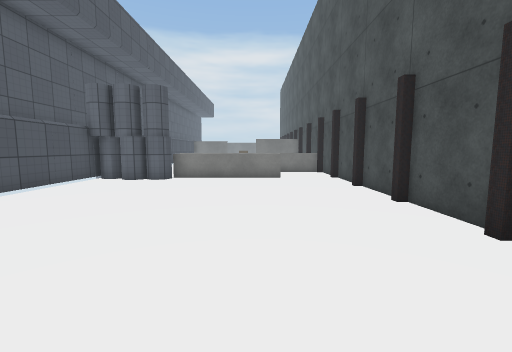
view 1 (above)

13 first-person views from a walk through a Unity game level. The camera is 1.2 m above the floor, tilts 6° down and sees 90° across. The floor is counted in squares, 1 m on a side. Each view is taken from the middle of a square. On the plan, view 1 faces up. The plan holds only what a view shows up to about 12 squares ahead; the rest is blank. The place goes on beyond the plan. The player is left out. Some animated figures are left out. Door leaves are left out, so doorways stand open. Some surface patterns are stand-ins.

view 2
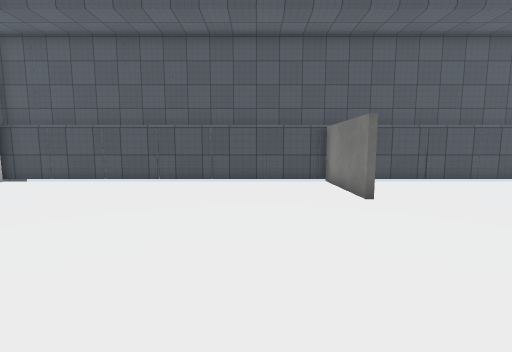

view 3
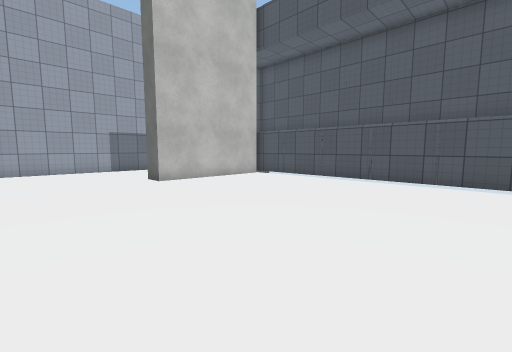

view 4
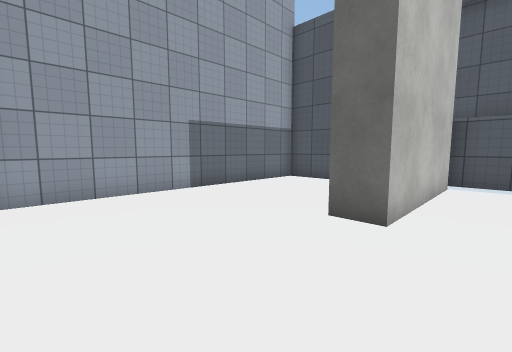

view 5
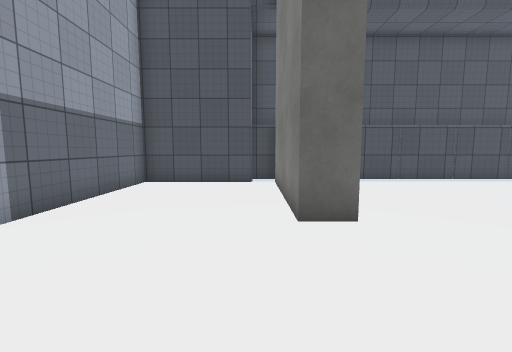

view 6
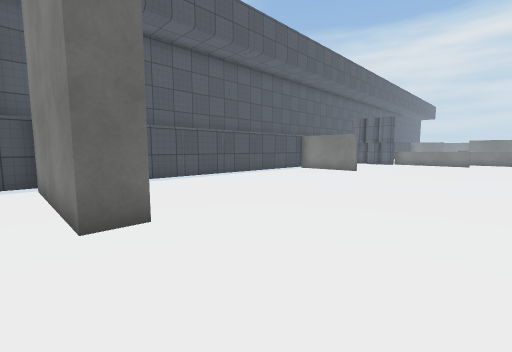

view 7
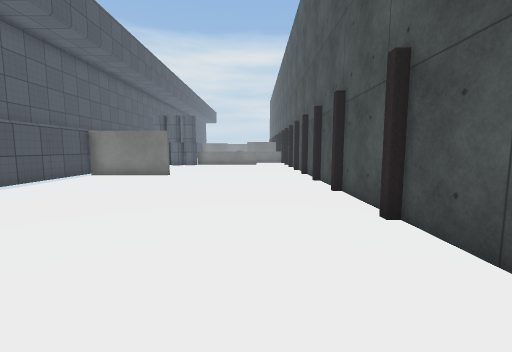

view 8
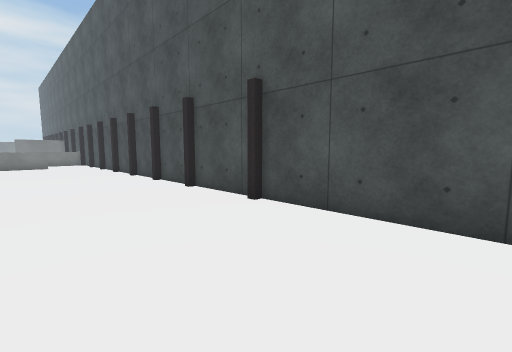

view 9
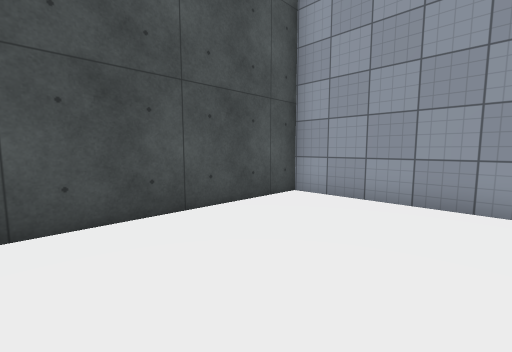

view 10
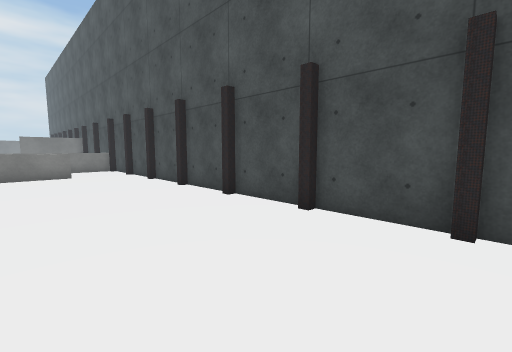

view 11
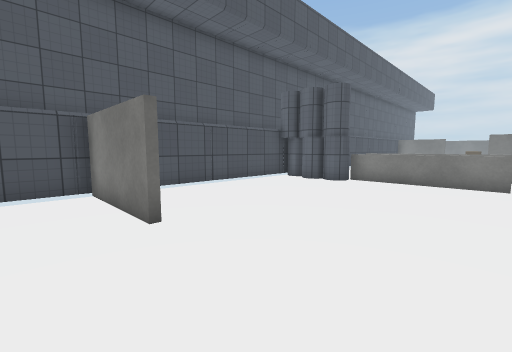

view 12
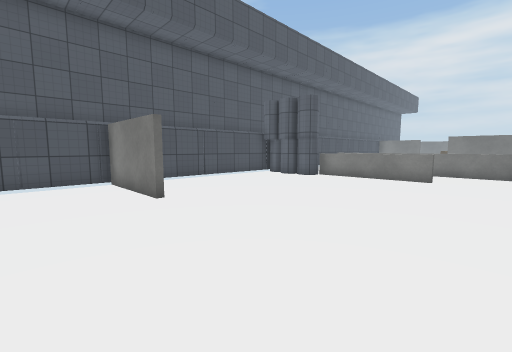

view 13
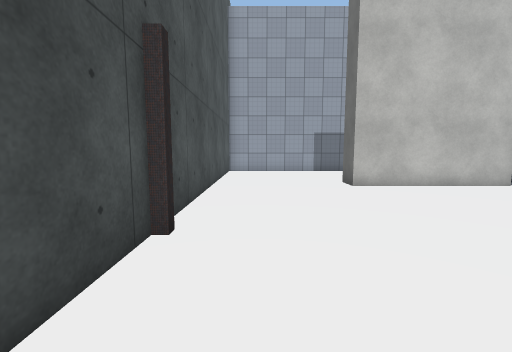

### Floor plan
Points are (right, up) in squares from view 1. A wall is a line through its corners. A room is listed if a view was taken in it or the views show most of it. See-through windows are left out.
Room 1 (views 1, 2, 3, 4, 5, 6, 7, 8, 9, 10, 11, 12, 13)
walls: (3.5, -1.5) (3.5, 0.9); (-2.9, 2.6) (-6.5, 2.6) (-6.5, -11.2); (3.5, -4.5) (3.5, -1.6); (3.5, 1.1) (3.5, 3.4); (3.5, 3.8) (3.5, 5.9); (-6.4, -9.3) (-1.2, -9.3) (-1.2, -10.3) (-6.4, -10.3); (3.5, 6.4) (3.5, 8.4); (-6.3, -11.1) (-6.3, -15.1) (3.5, -15.1) (3.5, -4.6); (3.5, 9.1) (3.5, 10.5); (-4, 10) (-4.4, 10.2) (-4.9, 9.8) (-5.5, 10.3); (-3.4, 10.6) (-3.6, 10.1); (-5.4, 10.5) (-5.9, 10.1); (-6.5, 10.6) (-6.5, 4.4)
ways out: open door at (-4.5, -12.5)

Where each view was taken, in squares from view 1:
view 1: 0 up, 0 right, facing up
view 2: 0 up, 3 right, facing left
view 3: 0 up, 3 right, facing down-left
view 4: 8 down, 3 right, facing down-left
view 5: 11 down, 3 right, facing left
view 6: 11 down, 3 right, facing up-left
view 7: 9 down, 1 right, facing up
view 8: 9 down, 1 left, facing up-right
view 9: 9 down, 1 left, facing down-right
view 10: 2 down, 1 left, facing up-right
view 11: 1 up, 1 right, facing up-left
view 12: 0 up, 3 right, facing up-left
view 13: 1 down, 2 right, facing down
